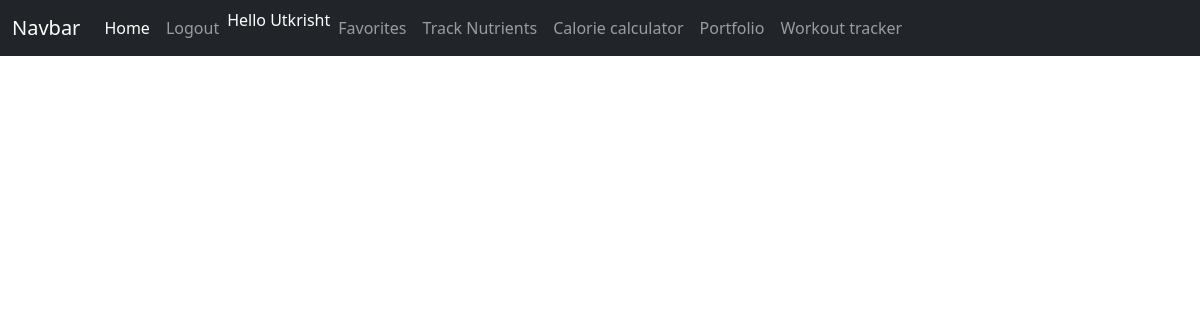
Page /favorites (signed in) on the earlier database version.
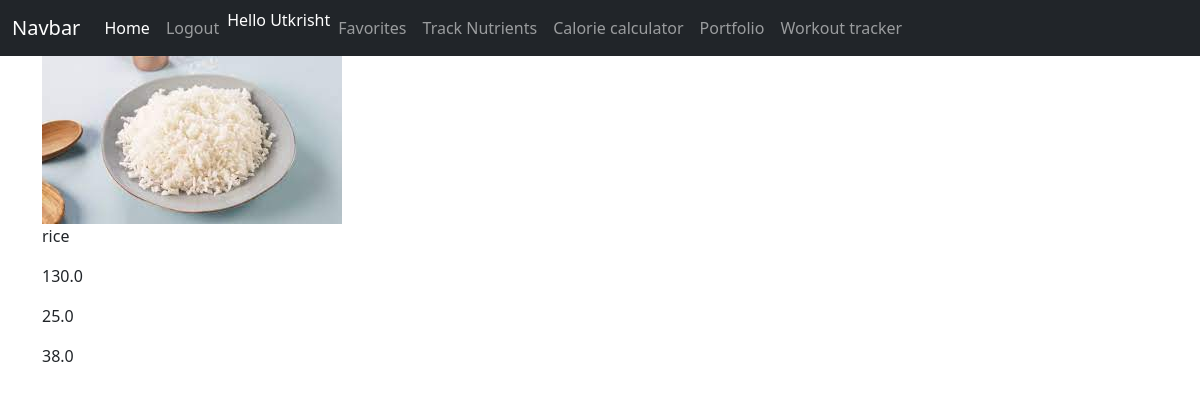
Same page on the later database version.
### home/models.py (models this page shows, shortened)
class FoodItems(models.Model):
    username = models.CharField(max_length=100, default="")
    name = models.CharField(max_length=100)
    calorie = models.FloatField()
    protein = models.FloatField()
    fat = models.FloatField()
    image = models.ImageField(
        upload_to="foodItems/images", null=True, blank=True)
    favorite = models.ManyToManyField(
        User, related_name="favorite", blank=True)

### home/views.py (the view)
# urls.py: path("favorites", views.favorites, name="favorites"),
def favorites(request):
    user = request.user
    favorite = user.favorite.all()
    return render(request, "favorites.html", {"favorite": favorite})

### templates/favorites.html (shortened to what this page needs)
{% extends 'base.html' %} {% block content %} {% for item in favorite %}
<div class="container">
  <img src="{{item.image.url}}" alt="{{item.name}}" />
  <p>{{item.name}}</p>
  <p>{{item.calorie}}</p>
  <p>{{item.protein}}</p>
  <p>{{item.fat}}</p>
  {% endfor %} {% endblock content %}

Differences in the rows shown:
added FoodItems: image (picture), name "rice", calorie "130.0", protein "25.0", fat "38.0"
